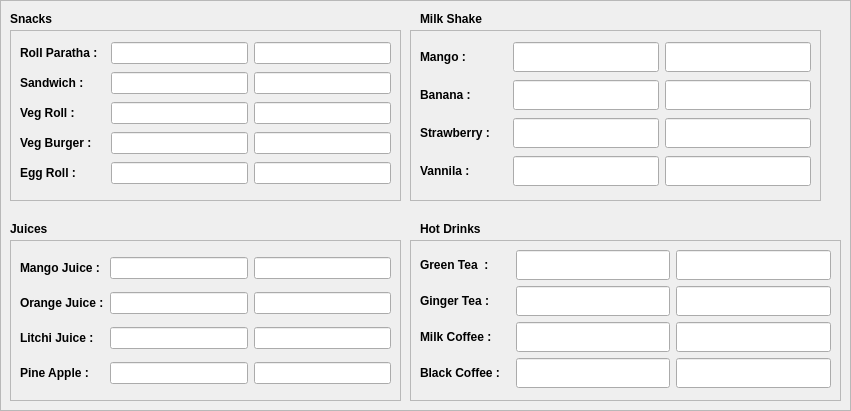
  <widget class="QFrame" name="frame">
   <property name="geometry">
    <rect>
     <x>10</x>
     <y>10</y>
     <width>851</width>
     <height>411</height>
    </rect>
   </property>
   <property name="frameShape">
    <enum>QFrame::StyledPanel</enum>
   </property>
   <property name="frameShadow">
    <enum>QFrame::Raised</enum>
   </property>
   <widget class="QFrame" name="Snaks">
    <property name="geometry">
     <rect>
      <x>10</x>
      <y>30</y>
      <width>391</width>
      <height>171</height>
     </rect>
    </property>
    <property name="styleSheet">
     <string notr="true">font: 75 11pt &quot;Ubuntu Mono&quot;;
font-weight:bold;</string>
    </property>
    <property name="frameShape">
     <enum>QFrame::StyledPanel</enum>
    </property>
    <property name="frameShadow">
     <enum>QFrame::Raised</enum>
    </property>
    <layout class="QGridLayout" name="gridLayout">
     <item row="5" column="0">
      <widget class="QLabel" name="label_2">
       <property name="text">
        <string>Egg Roll :</string>
       </property>
      </widget>
     </item>
     <item row="1" column="1">
      <widget class="QLineEdit" name="Sandwich">
       <property name="styleSheet">
        <string notr="true">font: 75 11pt &quot;Ubuntu Mono&quot;;</string>
       </property>
      </widget>
     </item>
     <item row="2" column="0">
      <widget class="QLabel" name="label_3">
       <property name="text">
        <string>Veg Roll : </string>
       </property>
      </widget>
     </item>
     <item row="5" column="1">
      <widget class="QLineEdit" name="EggRoll">
       <property name="styleSheet">
        <string notr="true">font: 75 11pt &quot;Ubuntu Mono&quot;;</string>
       </property>
      </widget>
     </item>
     <item row="4" column="0">
      <widget class="QLabel" name="label_4">
       <property name="text">
        <string>Veg Burger :    </string>
       </property>
      </widget>
     </item>
     <item row="2" column="1">
      <widget class="QLineEdit" name="VegRoll">
       <property name="styleSheet">
        <string notr="true">font: 75 11pt &quot;Ubuntu Mono&quot;;</string>
       </property>
      </widget>
     </item>
     <item row="0" column="0">
      <widget class="QLabel" name="label">
       <property name="text">
        <string>Roll Paratha :</string>
       </property>
      </widget>
     </item>
     <item row="1" column="0">
      <widget class="QLabel" name="label_7">
       <property name="text">
        <string>Sandwich : </string>
       </property>
      </widget>
     </item>
     <item row="0" column="1">
      <widget class="QLineEdit" name="Roll_Paratha">
       <property name="styleSheet">
        <string notr="true">font: 75 11pt &quot;Ubuntu Mono&quot;;</string>
       </property>
      </widget>
     </item>
     <item row="4" column="1">
      <widget class="QLineEdit" name="VegBurger">
       <property name="styleSheet">
        <string notr="true">font: 75 11pt &quot;Ubuntu Mono&quot;;</string>
       </property>
      </widget>
     </item>
     <item row="0" column="2">
      <widget class="QLineEdit" name="RollParathaPer">
       <property name="styleSheet">
        <string notr="true">font: 75 11pt &quot;Ubuntu Mono&quot;;</string>
       </property>
      </widget>
     </item>
     <item row="1" column="2">
      <widget class="QLineEdit" name="SandwichPer">
       <property name="styleSheet">
        <string notr="true">font: 75 11pt &quot;Ubuntu Mono&quot;;</string>
       </property>
      </widget>
     </item>
     <item row="2" column="2">
      <widget class="QLineEdit" name="VegRollPer">
       <property name="styleSheet">
        <string notr="true">font: 75 11pt &quot;Ubuntu Mono&quot;;</string>
       </property>
      </widget>
     </item>
     <item row="4" column="2">
      <widget class="QLineEdit" name="VegBurgerPer">
       <property name="styleSheet">
        <string notr="true">font: 75 11pt &quot;Ubuntu Mono&quot;;</string>
       </property>
      </widget>
     </item>
     <item row="5" column="2">
      <widget class="QLineEdit" name="EggRollPer">
       <property name="styleSheet">
        <string notr="true">font: 75 11pt &quot;Ubuntu Mono&quot;;</string>
       </property>
      </widget>
     </item>
    </layout>
   </widget>
   <widget class="QLabel" name="label_9">
    <property name="geometry">
     <rect>
      <x>10</x>
      <y>10</y>
      <width>67</width>
      <height>17</height>
     </rect>
    </property>
    <property name="styleSheet">
     <string notr="true">font: 75 14pt &quot;Ubuntu Mono&quot;;
font-weight:bold;</string>
    </property>
    <property name="text">
     <string>Snacks</string>
    </property>
   </widget>
   <widget class="QLabel" name="label_10">
    <property name="geometry">
     <rect>
      <x>10</x>
      <y>220</y>
      <width>67</width>
      <height>17</height>
     </rect>
    </property>
    <property name="styleSheet">
     <string notr="true">font: 75 14pt &quot;Ubuntu Mono&quot;;
font-weight:bold;</string>
    </property>
    <property name="text">
     <string>Juices </string>
    </property>
   </widget>
   <widget class="QFrame" name="frame_2">
    <property name="geometry">
     <rect>
      <x>10</x>
      <y>240</y>
      <width>391</width>
      <height>161</height>
     </rect>
    </property>
    <property name="styleSheet">
     <string notr="true">font: 75 11pt &quot;Ubuntu Mono&quot;;
font-weight:bold;</string>
    </property>
    <property name="frameShape">
     <enum>QFrame::StyledPanel</enum>
    </property>
    <property name="frameShadow">
     <enum>QFrame::Raised</enum>
    </property>
    <layout class="QGridLayout" name="gridLayout_2">
     <item row="1" column="1">
      <widget class="QLineEdit" name="OrangeJ">
       <property name="styleSheet">
        <string notr="true">font: 75 11pt &quot;Ubuntu Mono&quot;;</string>
       </property>
      </widget>
     </item>
     <item row="3" column="1">
      <widget class="QLineEdit" name="PineAppleJ">
       <property name="styleSheet">
        <string notr="true">font: 75 11pt &quot;Ubuntu Mono&quot;;</string>
       </property>
      </widget>
     </item>
     <item row="0" column="1">
      <widget class="QLineEdit" name="MangoJ">
       <property name="styleSheet">
        <string notr="true">font: 75 11pt &quot;Ubuntu Mono&quot;;</string>
       </property>
      </widget>
     </item>
     <item row="1" column="0">
      <widget class="QLabel" name="label_13">
       <property name="text">
        <string>Orange Juice :</string>
       </property>
      </widget>
     </item>
     <item row="2" column="0">
      <widget class="QLabel" name="label_14">
       <property name="text">
        <string>Litchi Juice :  </string>
       </property>
      </widget>
     </item>
     <item row="3" column="0">
      <widget class="QLabel" name="label_19">
       <property name="text">
        <string>Pine Apple : </string>
       </property>
      </widget>
     </item>
     <item row="2" column="1">
      <widget class="QLineEdit" name="LitchiJ">
       <property name="styleSheet">
        <string notr="true">font: 75 11pt &quot;Ubuntu Mono&quot;;</string>
       </property>
      </widget>
     </item>
     <item row="0" column="0">
      <widget class="QLabel" name="label_11">
       <property name="text">
        <string>Mango Juice : </string>
       </property>
      </widget>
     </item>
     <item row="1" column="2">
      <widget class="QLineEdit" name="LitchiJPer">
       <property name="styleSheet">
        <string notr="true">font: 75 11pt &quot;Ubuntu Mono&quot;;</string>
       </property>
      </widget>
     </item>
     <item row="2" column="2">
      <widget class="QLineEdit" name="OrangeJPer">
       <property name="styleSheet">
        <string notr="true">font: 75 11pt &quot;Ubuntu Mono&quot;;</string>
       </property>
      </widget>
     </item>
     <item row="3" column="2">
      <widget class="QLineEdit" name="PineAppleJPer">
       <property name="styleSheet">
        <string notr="true">font: 75 11pt &quot;Ubuntu Mono&quot;;</string>
       </property>
      </widget>
     </item>
     <item row="0" column="2">
      <widget class="QLineEdit" name="MangoJPer">
       <property name="styleSheet">
        <string notr="true">font: 75 11pt &quot;Ubuntu Mono&quot;;</string>
       </property>
      </widget>
     </item>
    </layout>
   </widget>
   <widget class="QFrame" name="MilkShake">
    <property name="geometry">
     <rect>
      <x>410</x>
      <y>30</y>
      <width>411</width>
      <height>171</height>
     </rect>
    </property>
    <property name="styleSheet">
     <string notr="true">font: 75 11pt &quot;Ubuntu Mono&quot;;
font-weight:bold;</string>
    </property>
    <property name="frameShape">
     <enum>QFrame::StyledPanel</enum>
    </property>
    <property name="frameShadow">
     <enum>QFrame::Raised</enum>
    </property>
    <layout class="QGridLayout" name="gridLayout_3">
     <item row="0" column="2">
      <widget class="QLineEdit" name="MangoMSPer">
       <property name="font">
        <font>
         <family>Ubuntu Mono</family>
         <pointsize>11</pointsize>
         <weight>75</weight>
         <italic>false</italic>
         <bold>true</bold>
        </font>
       </property>
      </widget>
     </item>
     <item row="3" column="0">
      <widget class="QLabel" name="label_24">
       <property name="text">
        <string>Vannila : </string>
       </property>
      </widget>
     </item>
     <item row="2" column="1">
      <widget class="QLineEdit" name="StrawberryMS">
       <property name="font">
        <font>
         <family>Ubuntu Mono</family>
         <pointsize>11</pointsize>
         <weight>75</weight>
         <italic>false</italic>
         <bold>true</bold>
        </font>
       </property>
      </widget>
     </item>
     <item row="0" column="1">
      <widget class="QLineEdit" name="MangoMS">
       <property name="font">
        <font>
         <family>Ubuntu Mono</family>
         <pointsize>11</pointsize>
         <weight>75</weight>
         <italic>false</italic>
         <bold>true</bold>
        </font>
       </property>
      </widget>
     </item>
     <item row="3" column="1">
      <widget class="QLineEdit" name="VannilaMS">
       <property name="font">
        <font>
         <family>Ubuntu Mono</family>
         <pointsize>11</pointsize>
         <weight>75</weight>
         <italic>false</italic>
         <bold>true</bold>
        </font>
       </property>
      </widget>
     </item>
     <item row="1" column="1">
      <widget class="QLineEdit" name="BananaMS">
       <property name="font">
        <font>
         <family>Ubuntu Mono</family>
         <pointsize>11</pointsize>
         <weight>75</weight>
         <italic>false</italic>
         <bold>true</bold>
        </font>
       </property>
      </widget>
     </item>
     <item row="1" column="0">
      <widget class="QLabel" name="label_23">
       <property name="text">
        <string>Banana : </string>
       </property>
      </widget>
     </item>
     <item row="2" column="0">
      <widget class="QLabel" name="label_26">
       <property name="text">
        <string>Strawberry :     </string>
       </property>
      </widget>
     </item>
     <item row="2" column="2">
      <widget class="QLineEdit" name="StrawberryMSPer">
       <property name="font">
        <font>
         <family>Ubuntu Mono</family>
         <pointsize>11</pointsize>
         <weight>75</weight>
         <italic>false</italic>
         <bold>true</bold>
        </font>
       </property>
      </widget>
     </item>
     <item row="0" column="0">
      <widget class="QLabel" name="label_8">
       <property name="text">
        <string>Mango :</string>
       </property>
      </widget>
     </item>
     <item row="3" column="2">
      <widget class="QLineEdit" name="VannilaMSPer">
       <property name="font">
        <font>
         <family>Ubuntu Mono</family>
         <pointsize>11</pointsize>
         <weight>75</weight>
         <italic>false</italic>
         <bold>true</bold>
        </font>
       </property>
      </widget>
     </item>
     <item row="1" column="2">
      <widget class="QLineEdit" name="BananaMSPer">
       <property name="font">
        <font>
         <family>Ubuntu Mono</family>
         <pointsize>11</pointsize>
         <weight>75</weight>
         <italic>false</italic>
         <bold>true</bold>
        </font>
       </property>
      </widget>
     </item>
    </layout>
   </widget>
   <widget class="QLabel" name="label_30">
    <property name="geometry">
     <rect>
      <x>420</x>
      <y>10</y>
      <width>121</width>
      <height>17</height>
     </rect>
    </property>
    <property name="styleSheet">
     <string notr="true">font: 75 14pt &quot;Ubuntu Mono&quot;;
font-weight:bold;</string>
    </property>
    <property name="text">
     <string>Milk Shake </string>
    </property>
   </widget>
   <widget class="QFrame" name="frame_4">
    <property name="geometry">
     <rect>
      <x>410</x>
      <y>240</y>
      <width>431</width>
      <height>161</height>
     </rect>
    </property>
    <property name="styleSheet">
     <string notr="true">font: 75 11pt &quot;Ubuntu Mono&quot;;
font-weight:bold;</string>
    </property>
    <property name="frameShape">
     <enum>QFrame::StyledPanel</enum>
    </property>
    <property name="frameShadow">
     <enum>QFrame::Raised</enum>
    </property>
    <layout class="QGridLayout" name="gridLayout_4">
     <item row="2" column="1">
      <widget class="QLineEdit" name="GingerTea">
       <property name="font">
        <font>
         <family>Ubuntu Mono</family>
         <pointsize>11</pointsize>
         <weight>75</weight>
         <italic>false</italic>
         <bold>true</bold>
        </font>
       </property>
      </widget>
     </item>
     <item row="2" column="0">
      <widget class="QLabel" name="label_35">
       <property name="text">
        <string>Ginger Tea : </string>
       </property>
      </widget>
     </item>
     <item row="4" column="0">
      <widget class="QLabel" name="label_37">
       <property name="text">
        <string>Black Coffee :   </string>
       </property>
      </widget>
     </item>
     <item row="4" column="1">
      <widget class="QLineEdit" name="BlackCoffee">
       <property name="font">
        <font>
         <family>Ubuntu Mono</family>
         <pointsize>11</pointsize>
         <weight>75</weight>
         <italic>false</italic>
         <bold>true</bold>
        </font>
       </property>
      </widget>
     </item>
     <item row="0" column="1">
      <widget class="QLineEdit" name="GreenTea">
       <property name="font">
        <font>
         <family>Ubuntu Mono</family>
         <pointsize>11</pointsize>
         <weight>75</weight>
         <italic>false</italic>
         <bold>true</bold>
        </font>
       </property>
      </widget>
     </item>
     <item row="0" column="6">
      <widget class="QLineEdit" name="GreenTeaPer">
       <property name="font">
        <font>
         <family>Ubuntu Mono</family>
         <pointsize>11</pointsize>
         <weight>75</weight>
         <italic>false</italic>
         <bold>true</bold>
        </font>
       </property>
      </widget>
     </item>
     <item row="3" column="1">
      <widget class="QLineEdit" name="MilkCoffee">
       <property name="font">
        <font>
         <family>Ubuntu Mono</family>
         <pointsize>11</pointsize>
         <weight>75</weight>
         <italic>false</italic>
         <bold>true</bold>
        </font>
       </property>
      </widget>
     </item>
     <item row="3" column="0">
      <widget class="QLabel" name="label_36">
       <property name="text">
        <string>Milk Coffee :</string>
       </property>
      </widget>
     </item>
     <item row="3" column="6">
      <widget class="QLineEdit" name="MilkCoffeePer">
       <property name="font">
        <font>
         <family>Ubuntu Mono</family>
         <pointsize>11</pointsize>
         <weight>75</weight>
         <italic>false</italic>
         <bold>true</bold>
        </font>
       </property>
      </widget>
     </item>
     <item row="4" column="6">
      <widget class="QLineEdit" name="BlackCoffeePer">
       <property name="font">
        <font>
         <family>Ubuntu Mono</family>
         <pointsize>11</pointsize>
         <weight>75</weight>
         <italic>false</italic>
         <bold>true</bold>
        </font>
       </property>
      </widget>
     </item>
     <item row="2" column="6">
      <widget class="QLineEdit" name="GingerTeaPer">
       <property name="font">
        <font>
         <family>Ubuntu Mono</family>
         <pointsize>11</pointsize>
         <weight>75</weight>
         <italic>false</italic>
         <bold>true</bold>
        </font>
       </property>
      </widget>
     </item>
     <item row="0" column="0">
      <widget class="QLabel" name="label_34">
       <property name="text">
        <string>Green Tea  :</string>
       </property>
      </widget>
     </item>
    </layout>
   </widget>
   <widget class="QLabel" name="label_31">
    <property name="geometry">
     <rect>
      <x>420</x>
      <y>220</y>
      <width>101</width>
      <height>17</height>
     </rect>
    </property>
    <property name="styleSheet">
     <string notr="true">font: 75 14pt &quot;Ubuntu Mono&quot;;
font-weight:bold;</string>
    </property>
    <property name="text">
     <string>Hot Drinks </string>
    </property>
   </widget>
  </widget>
